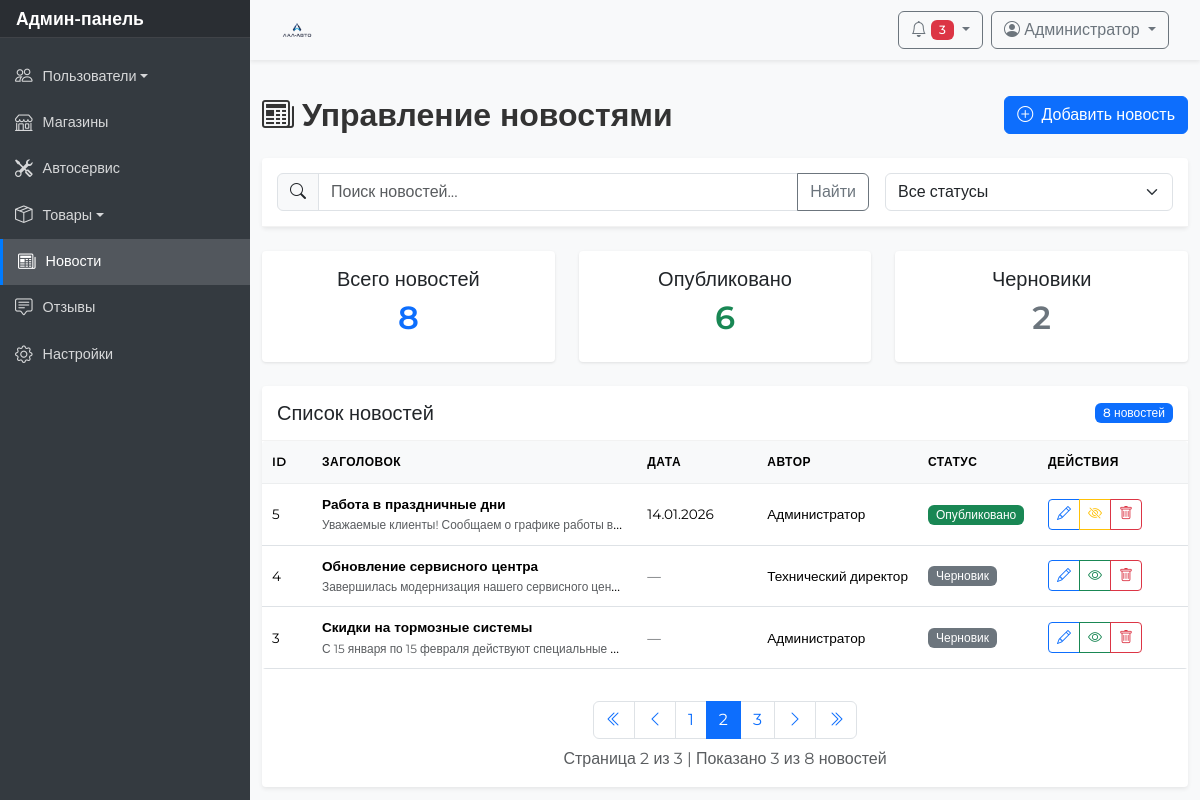
The app's page /admin.php?section=news&page=2 (signed in), older data.
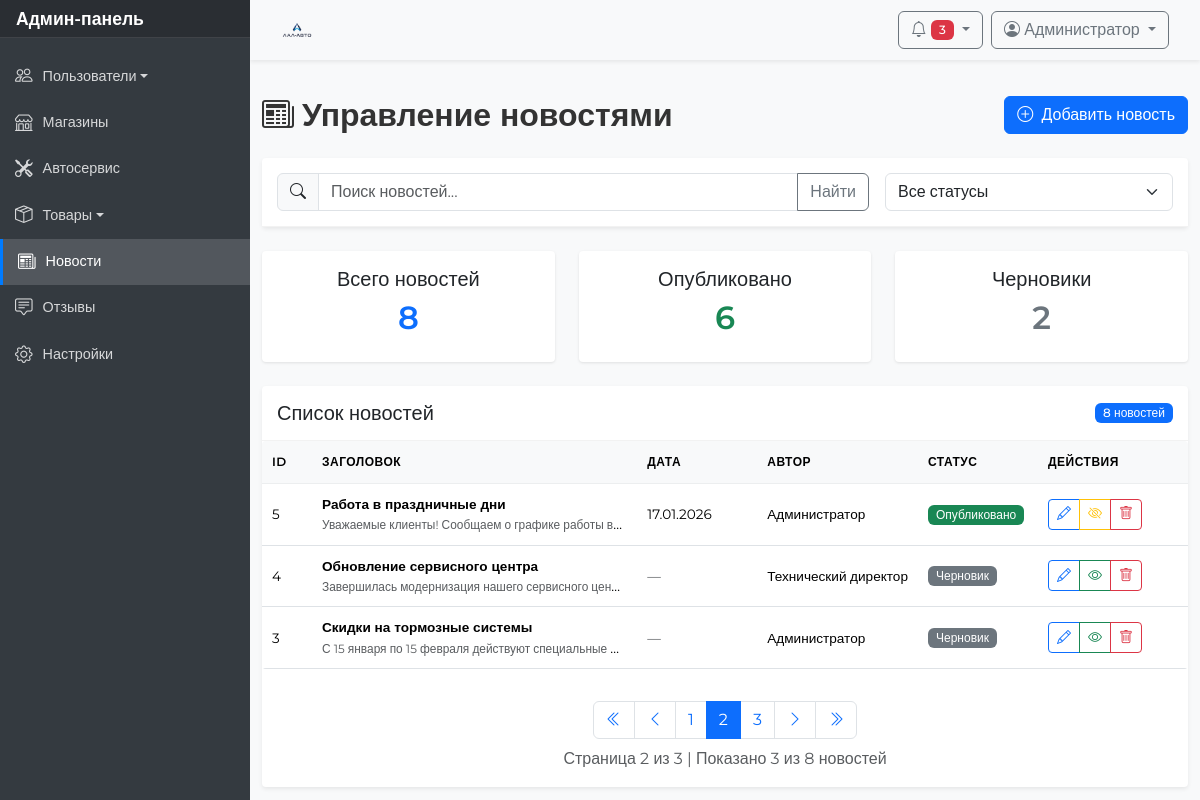
The same page, newer data.
### tables this page shows
CREATE TABLE `news` (
  `id` int(11) NOT NULL,
  `title` varchar(255) NOT NULL,
  `content` text,
  `author` varchar(100) DEFAULT NULL,
  `status` varchar(20) DEFAULT 'draft',
  `created_at` timestamp NULL DEFAULT CURRENT_TIMESTAMP,
  `published_at` date DEFAULT NULL
);

### sections/news.php (the view, shortened to what the changed rows need)
<?php
$page = isset($_GET['page']) ? (int)$_GET['page'] : 1;
$per_page = 3;
$offset = ($page - 1) * $per_page;
$params = [];
$types = '';
$where_sql = '';
$query = "SELECT * FROM news $where_sql ORDER BY created_at DESC LIMIT ? OFFSET ?";
$params[] = $per_page;
$params[] = $offset;
$types .= 'ii';
$stmt = $conn->prepare($query);
if (!empty($params))
{
    $stmt->bind_param($types, ...$params);
}
$stmt->execute();
$result = $stmt->get_result();
$news_items = [];
while ($row = $result->fetch_assoc())
{
    $news_items[] = $row;
}
$stats_stmt = $conn->query("SELECT COUNT(*) as total, SUM(CASE WHEN status = 'published' THEN 1 ELSE 0 END) as published, SUM(CASE WHEN status = 'draft' THEN 1 ELSE 0 END) as draft FROM news");
$stats = $stats_stmt->fetch_assoc();
?>
<div class="d-flex flex-column flex-md-row justify-content-between align-items-center mb-4">
    <h2 class="mb-3 mb-md-0">
        <i class="bi bi-newspaper me-2"></i>Управление новостями
    </h2>
</div>
<div class="row mb-4">
    <div class="col-md-4">
        <div class="card text-center">
            <div class="card-body">
                <h2 class="text-primary"><?= $stats['total'] ?></h2>
            </div>
        </div>
    </div>
    <div class="col-md-4">
        <div class="card text-center">
            <div class="card-body">
                <h2 class="text-success"><?= $stats['published'] ?></h2>
            </div>
        </div>
    </div>
    <div class="col-md-4">
        <div class="card text-center">
            <div class="card-body">
                <h2 class="text-secondary"><?= $stats['draft'] ?></h2>
            </div>
        </div>
    </div>
</div>
<div class="card shadow-sm">
    <div class="card-body p-0">
        <div class="table-responsive">
            <table class="table table-hover mb-0">
                <thead class="table-light">
                    <tr>
                        <th width="50">ID</th>
                        <th>Заголовок</th>
                        <th width="120">Дата</th>
                        <th width="150">Автор</th>
                        <th width="120">Статус</th>
                        <th width="150">Действия</th>
                    </tr>
                </thead>
                <tbody>
                    <?php
                    if (count($news_items) > 0)
                    {
                        foreach ($news_items as $news)
                        {
                    ?>
                    <tr>
                        <td><?= $news['id'] ?></td>
                        <td>
                            <strong><?= htmlspecialchars($news['title']) ?></strong>
                            <div class="text-truncate" style="max-width: 300px;">
                                <small class="text-muted"><?= htmlspecialchars(substr($news['content'], 0, 100)) ?>...</small>
                            </div>
                        </td>
                        <td>
                            <?php
                            if ($news['published_at'])
                            {
                            ?>
                            <?= date('d.m.Y', strtotime($news['published_at'])) ?>
                            <?php
                            }
                            else
                            {
                            ?>
                            <span class="text-muted">—</span>
                            <?php
                            }
                            ?>
                        </td>
                        <td><?= htmlspecialchars($news['author']) ?></td>
                        <td>
                            <?php
                            $status_badges = [
                                'published' => ['bg-success', 'Опубликовано'],
                                'draft' => ['bg-secondary', 'Черновик']
                            ];
                            ?>
                            <span class="badge <?= $status_badges[$news['status']][0] ?>">
                                <?= $status_badges[$news['status']][1] ?>
                            </span>
                        </td>
                        <td>
                            <div class="btn-group btn-group-sm">
                                <button class="btn btn-outline-primary"
                                        onclick="editNews(<?= $news['id'] ?>, '<?= htmlspecialchars(addslashes($news['title'])) ?>', '<?= htmlspecialchars(addslashes($news['content'])) ?>', '<?= $news['status'] ?>')"
                                        data-bs-toggle="modal" data-bs-target="#editNewsModal">
                                    <i class="bi bi-pencil"></i>
                                </button>
                                <a href="admin.php?section=news&toggle_status=<?= $news['id'] ?>"
                                class="btn btn-outline-<?= $news['status'] == 'published' ? 'warning' : 'success' ?>"
                                title="<?= $news['status'] == 'published' ? 'В черновики' : 'Опубликовать' ?>">
                                    <i class="bi bi-<?= $news['status'] == 'published' ? 'eye-slash' : 'eye' ?>"></i>
                                </a>
                                <a href="admin.php?section=news&delete_id=<?= $news['id'] ?>"
                                class="btn btn-outline-danger"
                                onclick="return confirm('Удалить новость?')">
                                    <i class="bi bi-trash"></i>
                                </a>
                            </div>
                        </td>
                    </tr>
                    <?php
                        }
                    }
                    ?>
                </tbody>
            </table>
        </div>
    </div>
</div>

Row changes from the older to the newer data that the page shows:
changed news "Работа в праздничные дни": published_at "14.01.2026" → "17.01.2026"
